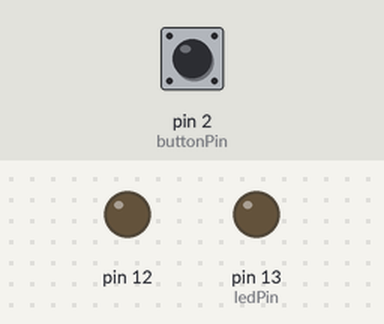
Simulated run of this sketch. Board: Arduino Uno, built with avr-gcc and run on an emulated ATmega328P. On the bench: output pins drawn as LEDs (lit = HIGH). Dashed ring = blinking. The test bench sets the inputs (shaded band); at power-on: pin 2 (buttonPin) HIGH. What the sketch prints to the serial monitor is not drawn.

Above: at 1.2 s.
1.3 s: pin 2 (buttonPin) pulled LOW for 1 s
At 3.4 s:
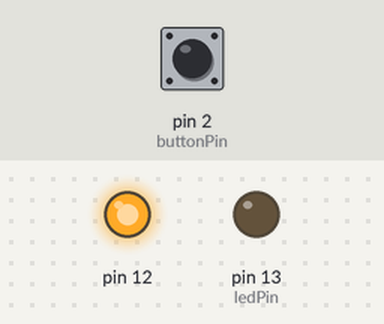
3.8 s: pin 2 (buttonPin) pulled LOW for 0.15 s
At 4.8 s:
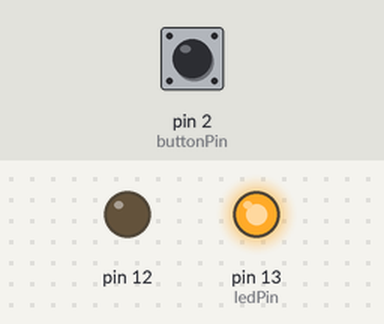
5.4 s: pin 2 (buttonPin) pulled LOW for 3.2 s
At 5.57 s:
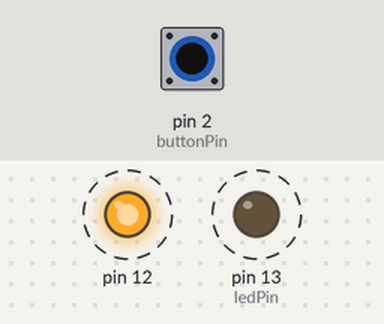
Timing chart, 0 to 10.1 s (numbered marks = the images above; inputs shaded):
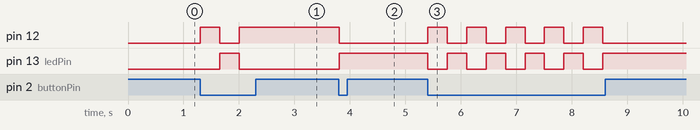

The sketch:

sketch_sep14a.ino
```cpp
const int buttonPin = 2;
const int ledPin = 13;
boolean b=true;
int buttonState = 0;
void setup() {
  // put your setup code here, to run once:
pinMode(12,OUTPUT);
pinMode(13,OUTPUT);
pinMode(buttonPin,INPUT);
Serial.begin(9600);
}

void loop() {
  // put your main code here, to run repeatedly:
  buttonState = digitalRead(buttonPin);
Serial.println(buttonState);
  if(buttonState == LOW){
digitalWrite(12,b);
digitalWrite(13,!b);
delay(350);
b=!b;
  }
}
```

Measured:
- after the input at 1.3 s, pin 12: LOW → HIGH at once, → LOW 0.35 s later, → HIGH 0.35 s later; pin 13 (ledPin): LOW → HIGH after 0.36 s, → LOW 0.35 s later
- after the input at 3.8 s, pin 12: HIGH → LOW at once; pin 13 (ledPin): LOW → HIGH at once
- after the input at 5.4 s, pin 12: alternates HIGH for 0.35 s and LOW for 0.35 s, 10 changes in all, then stays LOW, starting at once; pin 13 (ledPin): alternates HIGH for 0.35 s and LOW for 0.35 s, 10 changes in all, then stays HIGH, starting at once
